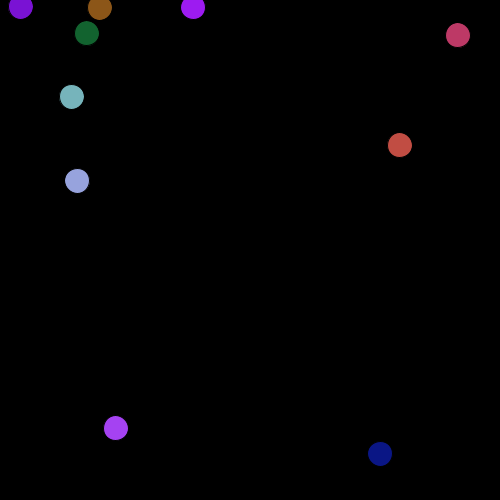
Frame 1 (no input)
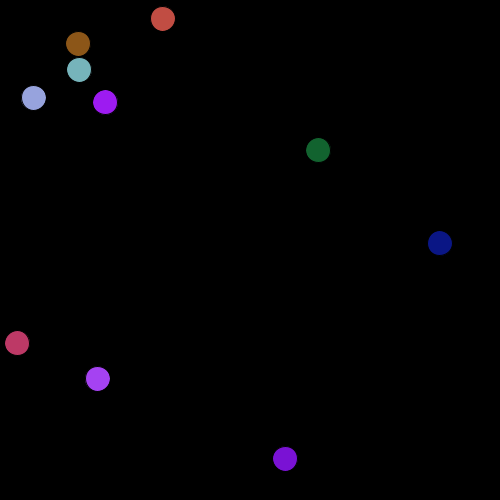
Frame 60 (the mouse pressed at the canvas centre just before this capture)
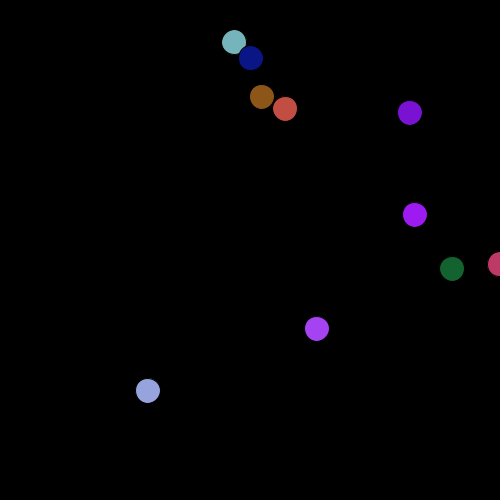
Frame 120 (the mouse held since frame 60 and released just before this capture)

The Processing sketch that drew these frames (run headless with seeded random() and noise(); from frame 60 on, the mouse is pressed at the canvas centre):

// Processing sketch: ChainReaction
// ── ChainReaction.pde
Baller[] balls = new Baller[10];

void setup()
{
    for (int a = 0; a < 10; a++)
    {
        balls[a] = new Baller();
    }
    size(500,500);
    background(0);
}

void mouseClicked()
{
    balls = (Baller[])expand(balls, balls.length + 1);
    balls[balls.length - 1] = new Baller(mouseX,mouseY);
}

void draw()
{
    background(0);
    for (int i = 0; i < balls.length; ++i)
    {
        if (balls[i].dead) continue;
        for (int j = i+1; j < balls.length; j++)
        {
            if (balls[j].dead) continue;
            balls[i].infecting(balls[j]);
        }
        balls[i].update();
    }
}

// ── Ball.pde
int resX = 500;
int resY = 500;

class Baller
{
    boolean normal, dead, expand;
    float posX, posY, velX, velY, diameter, colorr,colorg,colorb;
    Baller()
    {
        colorr = random(1,255);
        colorg = random(1,255);
        colorb = random(1,255);
        posX = random(1,500);
        posY = random(1,500);
        velX = random(-10,10);
        velY = random(-10,10);
        diameter = 25;
        normal = true;
        dead = false;
        expand = false;
    }

    Baller(int x, int y)
    {
        colorr = random(1,255);
        colorg = random(1,255);
        colorb = random(1,255);
        expand = true;
        normal = false;
        dead = false;
        posX = x;
        posY = y;
    }

    void update()
    {
        if (dead)
        {
            return;
        }

        else if (expand)
        {
            diameter += 1;
            if (diameter >= 70)
            {
                expand = false;
            }
        }

        else if (!normal && !expand)
        {
            diameter -= 1;
            if (diameter <= 0)
            {
                dead = true;
            }
        }

        else if (normal)
        {
            if (posX >= resX || posX <= 0)
                velX = -velX;
            if (posY >= resY || posY <= 0)
                velY = -velY;
            posX += velX;
            posY += velY;
        }
        fill(colorr,colorg,colorb);
        ellipse(posX, posY, diameter, diameter);
    }

    void infect()
    {
        if (normal)
        {
            normal = false;
            expand = true;
        }
    }

    void infecting(Baller hi)
    {
        if (dist(posX,posY,hi.posX,hi.posY) <= (hi.diameter + diameter)/2)
        {
            if (!hi.normal)
            {
                infect();
            }
            if (!normal){
                hi.infect();
            }
        }
    }
}
